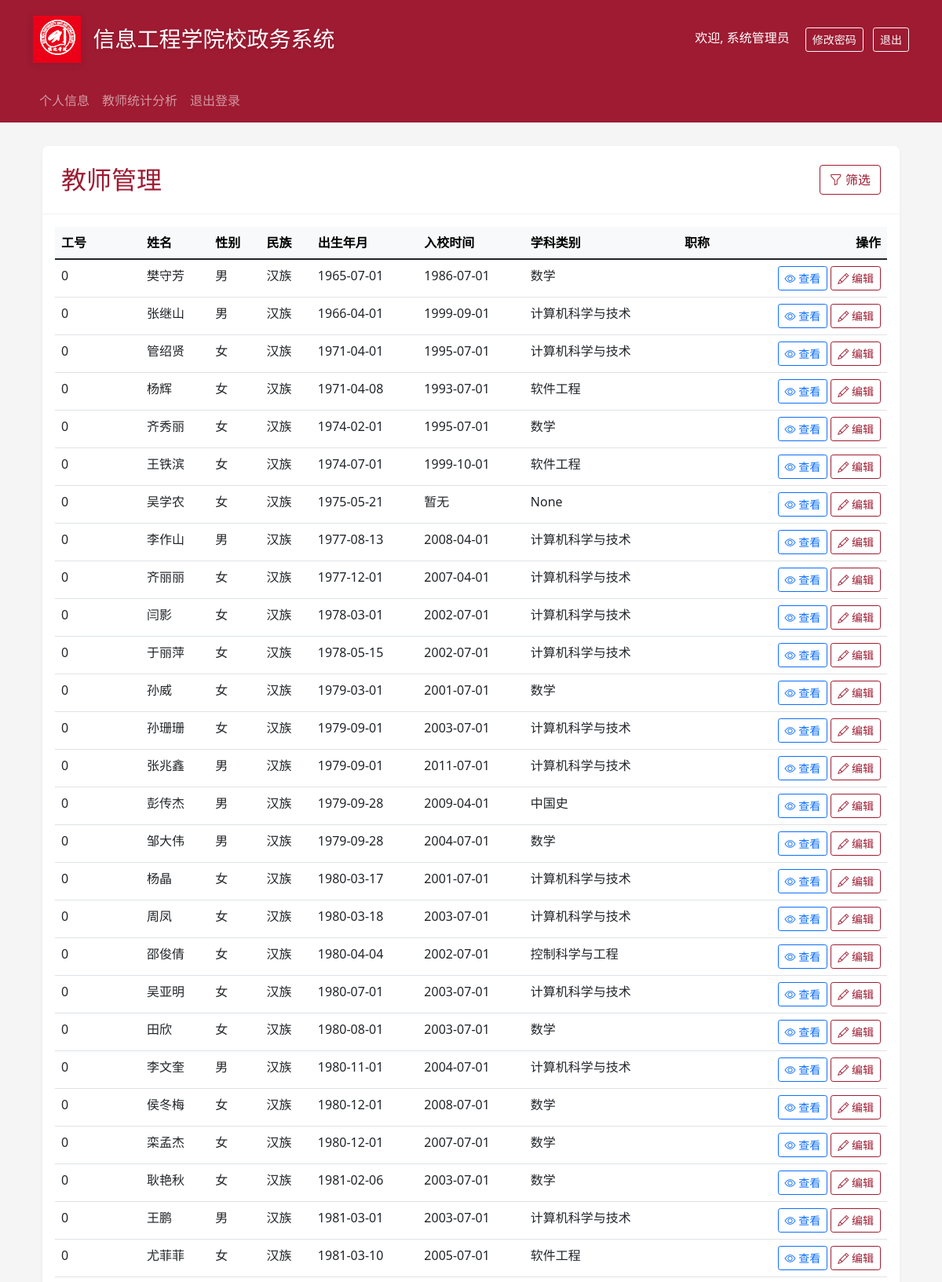
Screenshot of /teachers (signed in, upper part) with the database file from the repository.
### backend/app.py (models this page shows, shortened)
class User(UserMixin, db.Model):
    __tablename__ = 'user'
    id = db.Column(db.Integer, primary_key=True)
    username = db.Column(db.String(80), unique=True, nullable=False)
    password_hash = db.Column(db.String(128))
    role = db.Column(db.String(20), nullable=False)  # admin, teacher, user
    name = db.Column(db.String(80))
    major = db.Column(db.String(100))
    teaching_group = db.Column(db.String(100))
    is_dual_teacher = db.Column(db.String(10))
    award_title = db.Column(db.String(200))
    talent_title = db.Column(db.String(200))
    gender = db.Column(db.String(10))
    ethnicity = db.Column(db.String(50))
    birth_date = db.Column(db.Date)
    id_number = db.Column(db.String(18))
    political_status = db.Column(db.String(50))
    party_join_date = db.Column(db.Date)
    party_branch = db.Column(db.String(100))
    hometown = db.Column(db.String(100))
    position = db.Column(db.String(50))
    address = db.Column(db.String(200))
    phone = db.Column(db.String(20))
    email = db.Column(db.String(120))
    education_level = db.Column(db.String(50))
    degree = db.Column(db.String(50))
    education_date = db.Column(db.Date)
    degree_date = db.Column(db.Date)
    bachelor_school = db.Column(db.String(100))
    master_school = db.Column(db.String(100))
    phd_school = db.Column(db.String(100))
    research_direction = db.Column(db.String(200))
    work_start_date = db.Column(db.Date)
    career_start_date = db.Column(db.Date)
    highest_title = db.Column(db.String(50))
    highest_title_date = db.Column(db.Date)
    files = db.relationship('File', backref='owner', lazy=True)
    employee_number = db.Column(db.Integer, default=0)  # 工号
    department = db.Column(db.String(100))
    photo_path = db.Column(db.String(200))
    subject = db.Column(db.String(50))
    teaching_team = db.Column(db.String(100))
    research_team = db.Column(db.String(100))
    project_group = db.Column(db.String(100))

### backend/app.py (the view)
@app.route('/teachers')
@login_required
def list_teachers():
    if current_user.role == 'admin':
        teachers = User.query.filter_by(role='teacher').all()
    else:
        teachers = [current_user]
    return render_template('teachers.html', teachers=teachers)

### backend/app.py (called while the page is built)
@login_manager.user_loader
def load_user(user_id):
    return User.query.get(int(user_id))

### frontend/templates/teachers.html (shortened to what this page needs)
{% extends "base.html" %}
{% block content %}
<div class="container">
    <div class="card">
        <div class="card-header">
            <div class="d-flex justify-content-between align-items-center">
                <h2 class="mb-0 text-primary-color">教师管理</h2>
                <button class="btn btn-outline-danger" data-bs-toggle="modal" data-bs-target="#filterModal">
                    <i class="bi bi-funnel"></i> 筛选
                </button>
            </div>
        </div>
        <div class="card-body">
            <div class="table-responsive">
                <table class="table table-hover">
                    <thead class="table-light">
                        <tr>
                            <th>工号</th>
                            <th>姓名</th>
                            <th>性别</th>
                            <th>民族</th>
                            <th>出生年月</th>
                            <th>入校时间</th>
                            <th>学科类别</th>
                            <th>职称</th>
                            <th class="text-end">操作</th>
                        </tr>
                    </thead>
                    <tbody>
                        {% for teacher in teachers %}
                        <tr>
                            <td>{{ teacher.employee_number }}</td>
                            <td>{{ teacher.name }}</td>
                            <td>{{ teacher.gender }}</td>
                            <td>{{ teacher.ethnicity }}</td>
                            <td>{{ teacher.birth_date.strftime('%Y-%m-%d') if teacher.birth_date else '暂无' }}</td>
                            <td>{{ teacher.work_start_date.strftime('%Y-%m-%d') if teacher.work_start_date else '暂无' }}</td>
                            <td>{{ teacher.major }}</td>
                            <td>{{ teacher.title }}</td>
                            <td class="text-end">
                                <a href="{{ url_for('view_teacher', id=teacher.id) }}" class="btn btn-sm btn-outline-primary">
                                    <i class="bi bi-eye"></i> 查看
                                </a>
                                {% if current_user.role == 'admin' or current_user.id == teacher.id %}
                                <a href="{{ url_for('edit_teacher', id=teacher.id) }}" class="btn btn-sm btn-outline-danger">
                                    <i class="bi bi-pencil"></i> 编辑
                                </a>
                                {% endif %}
                            </td>
                        </tr>
                        {% else %}
                        <tr>
                            <td colspan="9" class="text-center py-4">暂无教师数据</td>
                        </tr>
                        {% endfor %}
                    </tbody>
                </table>
            </div>
        </div>
    </div>
</div>
{% endblock %}

### frontend/templates/base.html (shortened to what this page needs)
<!DOCTYPE html>
<html lang="zh">
<head>
    <link href="https://cdn.jsdelivr.net/npm/bootstrap@5.1.3/dist/css/bootstrap.min.css" rel="stylesheet">
    <link rel="stylesheet" href="https://cdn.jsdelivr.net/npm/bootstrap-icons@1.8.1/font/bootstrap-icons.css">
</head>
<body>
    <header class="header">
        <div class="container">
            <div class="d-flex align-items-center justify-content-between">
                <div class="d-flex align-items-center">
                    <img src="{{ url_for('static', filename='logo.png') }}" alt="信息工程学院" class="logo me-3">
                    <h1>信息工程学院校政务系统</h1>
                </div>
                {% if current_user.is_authenticated %}
                <div>
                    <span class="text-white me-3">欢迎, {{ current_user.name }}</span>
                    <button class="btn btn-outline-light btn-sm me-2" data-bs-toggle="modal" data-bs-target="#changePasswordModal">
                        修改密码
                    </button>
                    <a href="{{ url_for('logout') }}" class="btn btn-outline-light btn-sm">退出</a>
                </div>
                {% endif %}
            </div>
        </div>
    </header>
    {% if current_user.is_authenticated %}
    <nav class="navbar navbar-expand-lg navbar-dark bg-danger">
        <div class="container">
            <ul class="navbar-nav">
                <li class="nav-item">
                    <a class="nav-link" href="{{ url_for('profile') }}">个人信息</a>
                </li>
                {% if current_user.role == 'admin' %}
                <li class="nav-item">
                    <a class="nav-link" href="{{ url_for('teacher_stats') }}">教师统计分析</a>
                </li>
                {% endif %}
                <li class="nav-item">
                    <a class="nav-link" href="{{ url_for('logout') }}">退出登录</a>
                </li>
            </ul>
        </div>
    </nav>
    {% endif %}
    <div class="content-wrapper">
        <div class="container">
            {% block content %}{% endblock %}
        </div>
    </div>
</body>
</html>

### frontend/templates/base.html (style rules this page uses)
:root { --primary-color: #9e1b32; --secondary-color: #f8f9fa; --accent-color: #9e1b32; --text-color: #333; }
body { background-color: #f5f5f5; }
.text-primary-color { color: var(--primary-color) !important; }
.header { background: var(--primary-color); padding: 20px 0; box-shadow: 0 2px 4px rgba(0,0,0,0.1); }
.navbar { background-color: var(--primary-color) !important; }
.header .logo { height: 60px; filter: drop-shadow(0 2px 4px rgba(0,0,0,0.1)); }
.header h1 { color: white; font-size: 28px; margin: 0; padding: 10px 0; text-shadow: 0 2px 4px rgba(0,0,0,0.1); }
.content-wrapper { min-height: calc(100vh - 300px); padding: 30px 0; }
.card { border: none; box-shadow: 0 2px 4px rgba(0,0,0,0.05); transition: transform 0.3s ease, box-shadow 0.3s ease; background-color: white; border-radius: 8px; overflow: hidden; }
.card-header { background-color: white; border-bottom: 1px solid rgba(0,0,0,0.05); padding: 1.5rem; }
.btn-outline-danger { border-color: var(--primary-color); color: var(--primary-color); }

### rows the page displays
User: name "系统管理员"
User: employee_number "0", name "樊守芳", gender "男", ethnicity "汉族", birth_date "1965-07-01", work_start_date "1986-07-01", major "数学"
User: employee_number "0", name "张继山", gender "男", ethnicity "汉族", birth_date "1966-04-01", work_start_date "1999-09-01", major "计算机科学与技术"
User: employee_number "0", name "管绍贤", gender "女", ethnicity "汉族", birth_date "1971-04-01", work_start_date "1995-07-01", major "计算机科学与技术"
User: employee_number "0", name "杨辉", gender "女", ethnicity "汉族", birth_date "1971-04-08", work_start_date "1993-07-01", major "软件工程"
User: employee_number "0", name "齐秀丽", gender "女", ethnicity "汉族", birth_date "1974-02-01", work_start_date "1995-07-01", major "数学"
User: employee_number "0", name "王铁滨", gender "女", ethnicity "汉族", birth_date "1974-07-01", work_start_date "1999-10-01", major "软件工程"
User: employee_number "0", name "吴学农", gender "女", ethnicity "汉族", birth_date "1975-05-21", work_start_date "暂无", major "None"
User: employee_number "0", name "李作山", gender "男", ethnicity "汉族", birth_date "1977-08-13", work_start_date "2008-04-01", major "计算机科学与技术"
User: employee_number "0", name "齐丽丽", gender "女", ethnicity "汉族", birth_date "1977-12-01", work_start_date "2007-04-01", major "计算机科学与技术"
User: employee_number "0", name "闫影", gender "女", ethnicity "汉族", birth_date "1978-03-01", work_start_date "2002-07-01", major "计算机科学与技术"
User: employee_number "0", name "于丽萍", gender "女", ethnicity "汉族", birth_date "1978-05-15", work_start_date "2002-07-01", major "计算机科学与技术"
User: employee_number "0", name "孙威", gender "女", ethnicity "汉族", birth_date "1979-03-01", work_start_date "2001-07-01", major "数学"
User: employee_number "0", name "孙珊珊", gender "女", ethnicity "汉族", birth_date "1979-09-01", work_start_date "2003-07-01", major "计算机科学与技术"
User: employee_number "0", name "张兆鑫", gender "男", ethnicity "汉族", birth_date "1979-09-01", work_start_date "2011-07-01", major "计算机科学与技术"
User: employee_number "0", name "彭传杰", gender "男", ethnicity "汉族", birth_date "1979-09-28", work_start_date "2009-04-01", major "中国史"
User: employee_number "0", name "邹大伟", gender "男", ethnicity "汉族", birth_date "1979-09-28", work_start_date "2004-07-01", major "数学"
User: employee_number "0", name "杨晶", gender "女", ethnicity "汉族", birth_date "1980-03-17", work_start_date "2001-07-01", major "计算机科学与技术"
User: employee_number "0", name "周凤", gender "女", ethnicity "汉族", birth_date "1980-03-18", work_start_date "2003-07-01", major "计算机科学与技术"
User: employee_number "0", name "邵俊倩", gender "女", ethnicity "汉族", birth_date "1980-04-04", work_start_date "2002-07-01", major "控制科学与工程"
User: employee_number "0", name "吴亚明", gender "女", ethnicity "汉族", birth_date "1980-07-01", work_start_date "2003-07-01", major "计算机科学与技术"
User: employee_number "0", name "田欣", gender "女", ethnicity "汉族", birth_date "1980-08-01", work_start_date "2003-07-01", major "数学"
User: employee_number "0", name "李文奎", gender "男", ethnicity "汉族", birth_date "1980-11-01", work_start_date "2004-07-01", major "计算机科学与技术"
User: employee_number "0", name "侯冬梅", gender "女", ethnicity "汉族", birth_date "1980-12-01", work_start_date "2008-07-01", major "数学"
User: employee_number "0", name "栾孟杰", gender "女", ethnicity "汉族", birth_date "1980-12-01", work_start_date "2007-07-01", major "数学"
User: employee_number "0", name "耿艳秋", gender "女", ethnicity "汉族", birth_date "1981-02-06", work_start_date "2003-07-01", major "数学"
User: employee_number "0", name "王鹏", gender "男", ethnicity "汉族", birth_date "1981-03-01", work_start_date "2003-07-01", major "计算机科学与技术"
User: employee_number "0", name "尤菲菲", gender "女", ethnicity "汉族", birth_date "1981-03-10", work_start_date "2005-07-01", major "软件工程"
